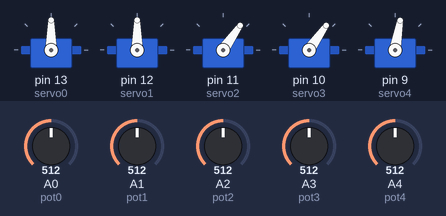
Simulated run of this sketch. Board: Arduino Uno, built with avr-gcc and run on an emulated ATmega328P. On the bench: 5 × servo. The test bench sets the inputs (shaded band); at power-on: A0 (pot0) = 512, A1 (pot1) = 512, A2 (pot2) = 512, A3 (pot3) = 512, A4 (pot4) = 512.

Above: at 1.2 s.
1.3 s: A0 (pot0) set to 716
At 2.0 s:
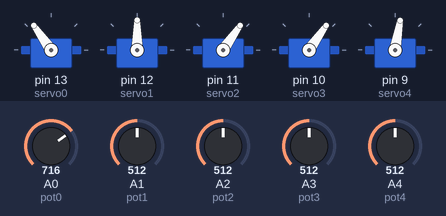
2.8 s: A1 (pot1) set to 716
At 3.8 s:
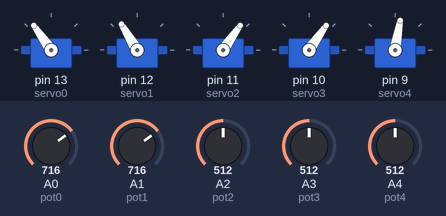
4.3 s: A2 (pot2) set to 716
At 5.5 s:
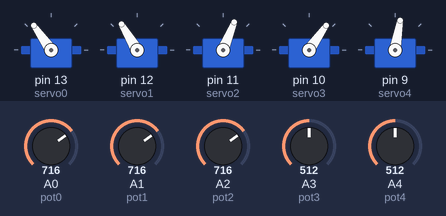
5.8 s: A3 (pot3) set to 716
At 6.1 s:
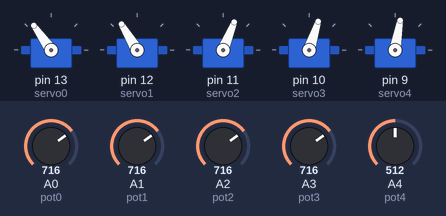
7.3 s: A4 (pot4) set to 716
At 7.9 s:
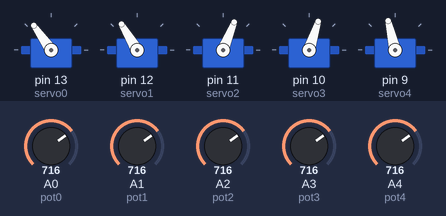
8.8 s: A0 (pot0) set to 992
At 9.6 s:
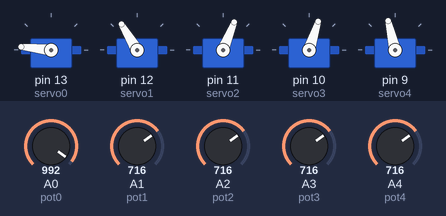
Timing chart, 0 to 11.3 s (numbered marks = the images above; inputs shaded):
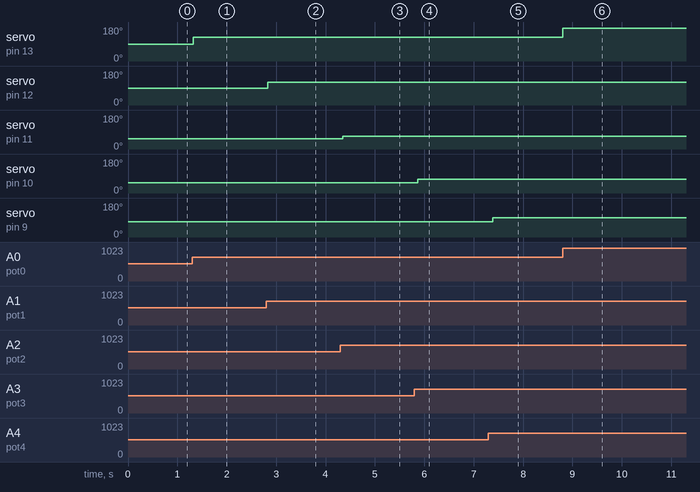

The sketch:

potentiometers_to_control_arm.ino
```cpp
#include <Servo.h>

Servo servo0;
Servo servo1;
Servo servo2;
Servo servo3;
Servo servo4;
//Servo servo5;

int pot0 = A0;
int pot1 = A1;
int pot2 = A2;
int pot3 = A3;
int pot4 = A4;
//int pot5 = A5;

int val0 = 0;
int val1 = 0;
int val2 = 0;
int val3 = 0;
int val4 = 0;
//int val5 = 0;


void setup() {
  // put your setup code here, to run once:
  Serial.begin(9600);

  servo0.attach(13);
  servo0.write(90);

  servo1.attach(12);
  servo1.write(90);

  servo2.attach(11);
  servo2.write(90);

  servo3.attach(10);
  servo3.write(90);

  servo4.attach(9);
  servo4.write(90);

  //servo5.attach(8);
  //servo5.write(90);

}

void loop() {

  val0 = analogRead(pot0);
  val0 = map(val0, 0, 1023, 0, 180);
  servo0.write(val0);

  val1 = analogRead(pot1);
  val1 = map(val1, 0, 1023, 10, 170);
  servo1.write(val1);

  val2 = analogRead(pot2);
  val2 = map(val2, 0, 1023, 20, 90);
  servo2.write(val2);

  val3 = analogRead(pot3);
  val3 = map(val3, 0, 1023, 10, 100);
  servo3.write(val3);

  val4 = analogRead(pot4);
  val4 = map(val4, 0, 1023, 20, 140);
  servo4.write(val4);

  /*val5 = analogRead(pot5);
    val5 = map(val5, 0, 1023, 0, 180);
    servo5.write(val5);
    //delay(15);*/

  delay(100);

}
```

Measured:
- after the input at 1.3 s, servo on pin 13 (servo0): 90° → 125° at once
- after the input at 2.8 s, servo on pin 12 (servo1): 90° → 121° at once
- after the input at 4.3 s, servo on pin 11 (servo2): 55° → 68° after 0.05 s
- after the input at 5.8 s, servo on pin 10 (servo3): 55° → 72° after 0.07 s
- after the input at 7.3 s, servo on pin 9 (servo4): 80° → 103° after 0.09 s
- after the input at 8.8 s, servo on pin 13 (servo0): 125° → 174° at once
